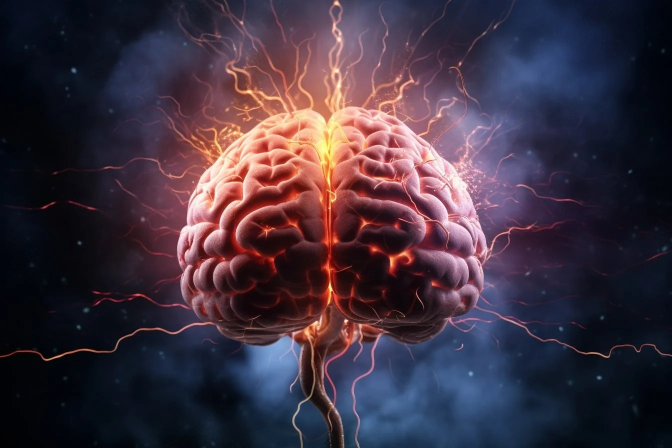
#> input picture background.jpg, 1344 x 896 px (shown at 1/2 size)
$ python wave.py
#> lines starting #> are read from the running program, lines starting #| are printed output that depends on the picture
import tkinter as tk
from tkinter import filedialog
import numpy as np
from skimage import io, metrics, color
from skimage.transform import resize
from PIL import Image, ImageTk
from tkinter import ttk
from tkinter import messagebox

def load_image():
    file_path = filedialog.askopenfilename(filetypes=[("Image files", "*.jpg *.jpeg *.png")])
    if file_path:
        # Load and process the user's uploaded image
        user_image = resize(io.imread(file_path), (256, 256), anti_aliasing=True)

        # Convert the image to grayscale
        user_image_gray = color.rgb2gray(user_image)

        # Specify the window size for SSIM calculation (e.g., 7x7)
        window_size = 7

        # Use np.squeeze to handle images
        user_image_gray = np.squeeze(user_image_gray)

        # Calculate SSIM between user's image and reference images with the specified parameters
        ssim_scores_parkinson = [metrics.structural_similarity(user_image_gray, img, win_size=window_size, data_range=1)
                                 for img in parkinson_images_gray]
        ssim_scores_healthy = [metrics.structural_similarity(user_image_gray, img, win_size=window_size, data_range=1)
                               for img in healthy_images_gray]

        # Calculate the average SSIM scores
        avg_ssim_parkinson = sum(ssim_scores_parkinson) / len(ssim_scores_parkinson)
        avg_ssim_healthy = sum(ssim_scores_healthy) / len(ssim_scores_healthy)

        # Make a prediction based on the average SSIM scores
        if avg_ssim_parkinson > avg_ssim_healthy:
            result="HERE IS THE RESULT\nLikely Parkinson's Disease"
            color1='red'
            result_label.config(text="HERE IS THE RESULT"
                                     "\nLikely Parkinson's Disease", justify='center', foreground='red')
        else:
            result="HERE IS THE RESULT\nLikely Healthy"

            color1='green'
            result_label.config(text="HERE IS THE RESULT"
                                     "\nLikely Healthy", justify='center', foreground='green')

        messagebox.showinfo("Result", result, icon=messagebox.INFO )
        result_label.config(text=result, justify='center', foreground=color1, font="Copperplate Gothic Bold")


# Create a GUI window
root = tk.Tk()
root.title("Parkinson's Waves Detection")

window_width = 800
window_height = 600
screen_width = root.winfo_screenwidth()
# Set the window size and position it in the center of the screen
screen_height = root.winfo_screenheight()
x = (screen_width - window_width) // 2
y = (screen_height - window_height) // 2
root.geometry(f'{window_width}x{window_height}+{x}+{y}')

# Load and display a background image
bg_image = Image.open('background.jpg')  # Change 'background_image.jpg' to your image file
#> bg_image is the input picture: PIL image 1344x896 RGB; mean R, G, B 63.2, 49.4, 63.4
bg_photo = ImageTk.PhotoImage(bg_image)
bg_label = ttk.Label(root, image=bg_photo)
bg_label.place(relwidth=1, relheight=1)
bg_label.image = bg_photo

# Create a label to display content related to Parkinson's disease
content_label = ttk.Label(root, text="Parkinson's Disease Wave Predection ", font=("Copperplate Gothic Bold", 20),foreground="blue")
content_label.pack(pady=20)


content_text = """Parkinson's disease is a neurodegenerative disorder that affects movement control. One of the motor symptoms of Parkinson's disease is tremors, which can manifest as a characteristic spiral drawing pattern when a person attempts to draw a spiral shape, such as a circle. The spiral drawing test is a common clinical tool used to assess the severity of tremors and motor dysfunction in individuals suspected of having Parkinson's disease.

Here's how the wave prediction typically works in a medical context

UPLOAD image of wave drawing of report that scanned by our software with 90% accuracy this solve the case

"""
content_text_label = tk.Label(root, text=content_text, font=("Copperplate Gothic Bold", 14), wraplength=600, justify="center",foreground="blue")
content_text_label.pack(padx=20, pady=10)

# Load the reference images (10 Parkinson's and 10 Healthy for Waves)
parkinson_images = [
    resize(io.imread('C:/Users/HP/PycharmProjects/pythonProject/parkison_wave/parkinson_wave{}.jpg'.format(i)),
           (256, 256), anti_aliasing=True) for i in range(1, 5)]
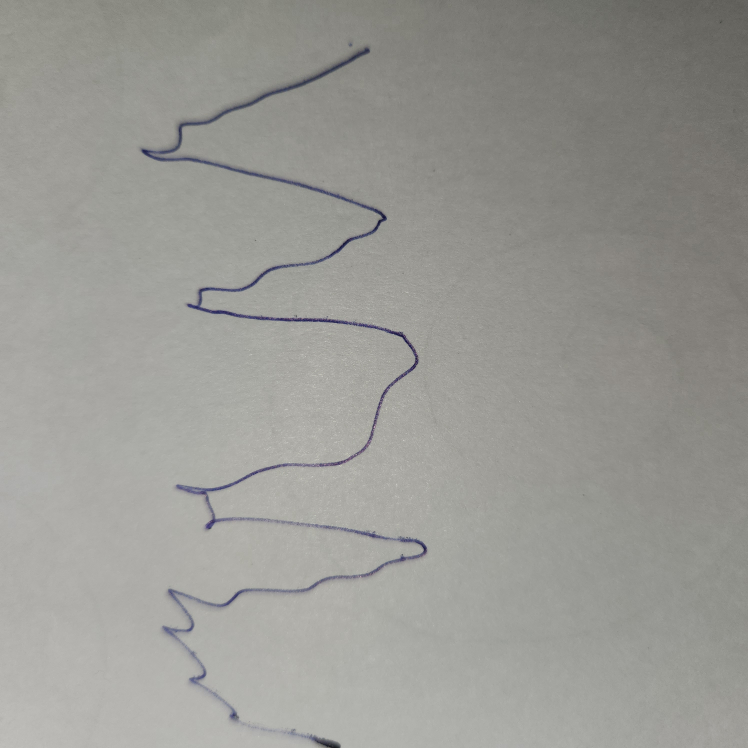
#> input picture parkison_wave/parkinson_wave1.jpg, 2992 x 2992 px, found by its file name (shown at 1/4 size)
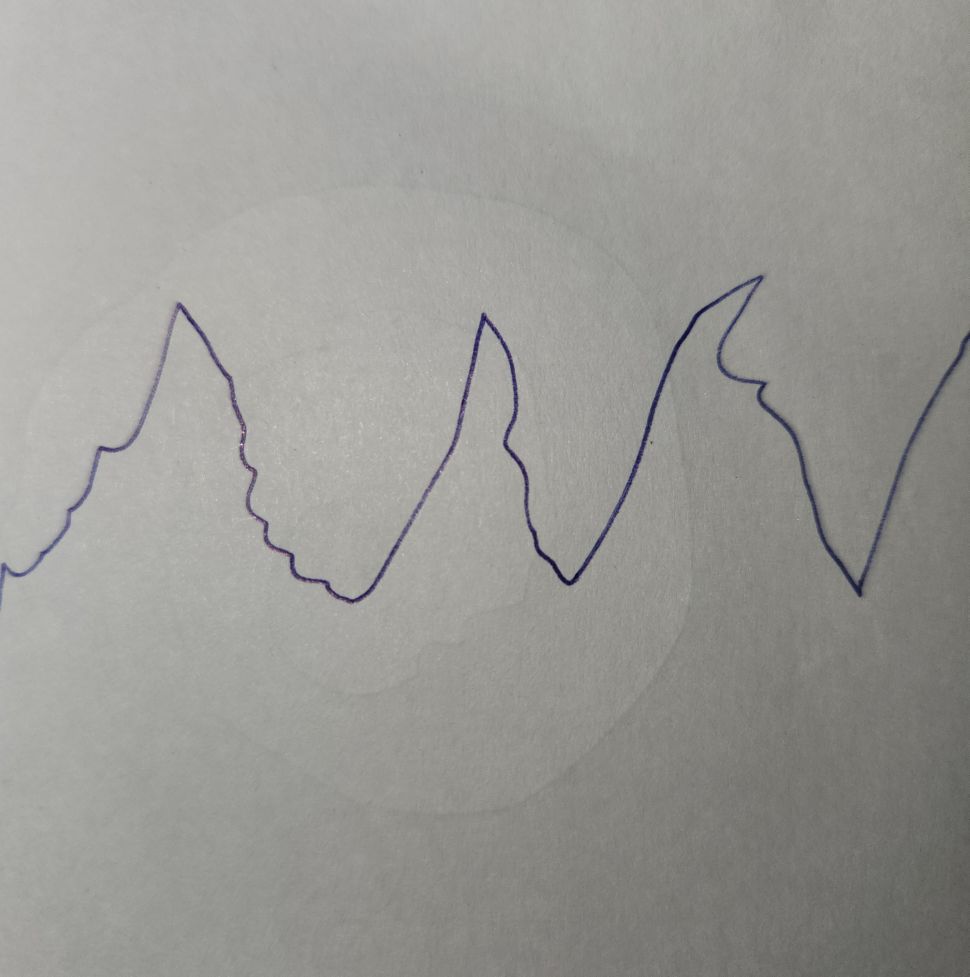
#> input picture parkison_wave/parkinson_wave2.jpg, 2908 x 2929 px, found by its file name (shown at 1/3 size)
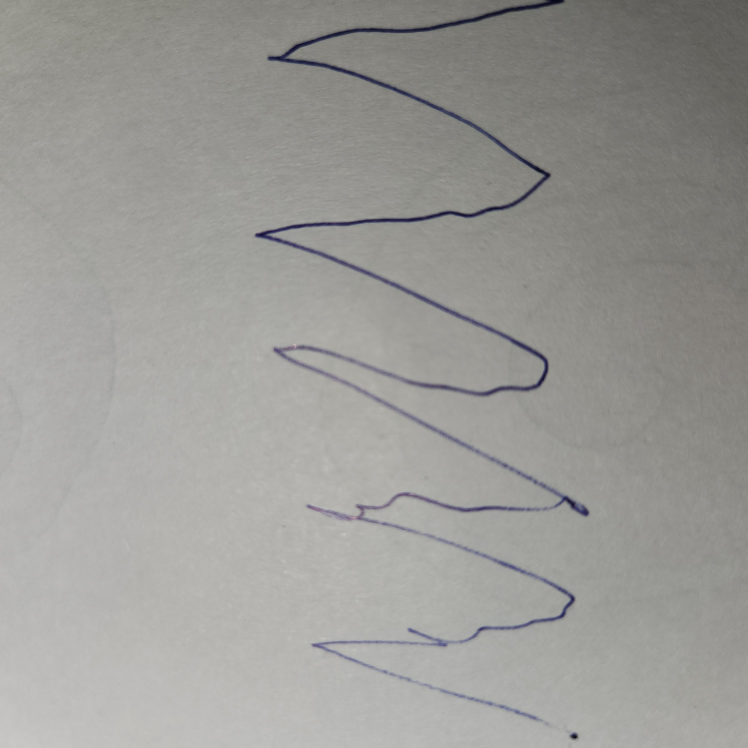
#> input picture parkison_wave/parkinson_wave3.jpg, 2992 x 2992 px, found by its file name (shown at 1/4 size)
#> (the run stopped early here; a loop or call above may not have finished)
